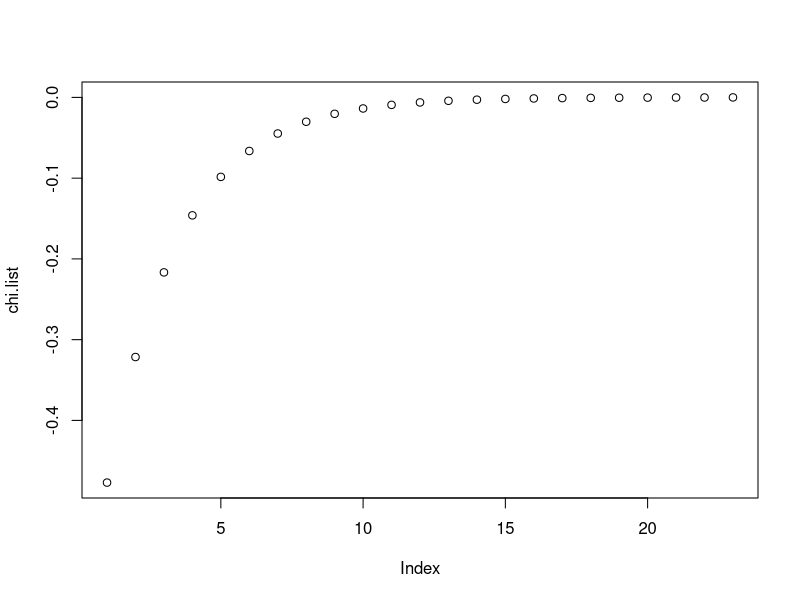

The R script that drew this image:
###########################################################################
# Pricing European Put Options Through Simulating Levy Processes 
# Pseudocode implemented from Professor Liming Feng's Paper (pg. 08)
#
# Created by Joseph Loss on 1/01/2019
# Additional Recognition: Yuchen Duan (UIUC MSFE) and Daniel Liberman (UIC Finance)
#
# Fast-Fourier-Transform Algorithm
#
###########################################################################

# Inital Parameters  -------------------------------------------------------------
# taken from Feng, Table 1 pg. 23
chi.0 = -0.477
chi.K = 0
K = 22


# List Function (for initializing variable arrays) ------------------------
seqlist<-function(a, b, n)  {
  list1 <- rep(0, n)
  list1[1] = a
  list1[n] = b
  for (i in 2:(n-1)) {
    list1[i] = (list1[n] - list1[i-1])*.326 + list1[i-1]
  }
  return(list1)
}


# Initialize Variable Arrays ----------------------------------------------
chi.list = seqlist(chi.0, chi.K, K+1)
Fhat.list = seq(0, 1, by=(1)/K)
eta = (Fhat.list[K+1] - Fhat.list[1]) / K
Fhat.list

# Brute-Force-Search function: chi ------------------------------------
# input = -0.1
brute_force_search.chi <- function(input) {
  stock_prices.list = 0
  for (variable in chi.list) {
    if(variable > input)  {
      return(stock_prices.list)
    }
    stock_prices.list = stock_prices.list+1
  }
}

# Brute-Force-Search function: Fhat ------------------------------------
brute_force_search.Fhat <- function(input)  {
  stock_prices.list = 0
  for (variable in Fhat.list) {
    if(variable > input)  {
      return(stock_prices.list)
    }
    stock_prices.list = stock_prices.list+1
  }
}

# Fhat Distribution Function ----------------------------------------------
# piecewise function for Fhat(x) taken from Feng, pg. 8 (Equation 3.12)
Fhat.distribution <- function(input) 
{
  stock_prices.list = 0
  if(input < chi.list[1])                     # x < x0 
  {                  
    stock_prices.list = 0
    return(stock_prices.list)
  } 
  else if(input >= chi.list[K+1])             # x > 0 xK  
  {        
    stock_prices.list = 1
    return(stock_prices.list)
  } 
  else                                        # (xk-1) <= chi
  {
    xk_1 =  brute_force_search.chi(input)     # xk = bs(input); 
    
    # Fhat[k-1] location:
    stock_prices.list = Fhat.list[xk_1] + (Fhat.list[xk_1+1] - Fhat.list[xk_1])/eta * (input-chi.list[xk_1])  
  }
  return(stock_prices.list)
}

# Inverse Transform Function ------------------------------------------------
# Approximation to F-1(U) using brute-force search
inverse_transform_method <- function()
{
  U = runif(1,0,1)
  xk_1 = brute_force_search.Fhat(U)   
  if(xk_1 < (K-1))              # function returns K-1
  {                       
    return(chi.list[xk_1+1] + (chi.list[xk_1+2] - chi.list[xk_1+1]) / (Fhat.list[xk_1+2] - Fhat.list[xk_1+1])*(U-Fhat.list[xk_1+1]))
  } 
  else
  {
    return(0)
  }
}


# Inverse Transform Method: Parameters -------------------------------
# taken from Feng, Section 6.1 pg. 22
Xt = inverse_transform_method()
s0 = 100;
strike = 100;
T = 0.5;
r = 0.03;

no_of_simulations = 256*10^3     # change number of MC iteriations here

# initialize price lists
stock_prices.list <- rep(0, no_of_simulations)
put_prices.list <- rep(0, no_of_simulations)


# Inverse Transform Method 1 -----------------------------------------------
# Calculate V using Section 5.4 of Feng's Paper (pg.19) 
V <- rep(0, no_of_simulations)
for (j in 1:no_of_simulations) 
{
  V[j] = s0 * exp(-r*T) * max(0, strike/s0 - exp(inverse_transform_method()))
}

# Method 1 Result
put.prc.fft1 <- sum(V) / no_of_simulations
plot(chi.list)

# END  --------------------------------------------------------------------


# OPTIONAL: Inverse Transform Method 2 ----------------------------------------------
# uses default calculation for option price: V = e^(-r*T) * max(0, K - St)
for (j in 1:no_of_simulations) 
{
  Xt = inverse_transform_method()
  stock_prices.list[j] = s0 * exp(Xt)
  put_prices.list[j] = exp(-r * T) * max(0, strike - stock_prices.list[j])
  
}

# Method 2 Result
sum(stock_prices.list) / no_of_simulations
put.prc.fft2 <- sum(put_prices.list) / no_of_simulations

# Output both methods to table:
values.table <- cbind(put.prc.fft1,put.prc.fft2)
values.table

